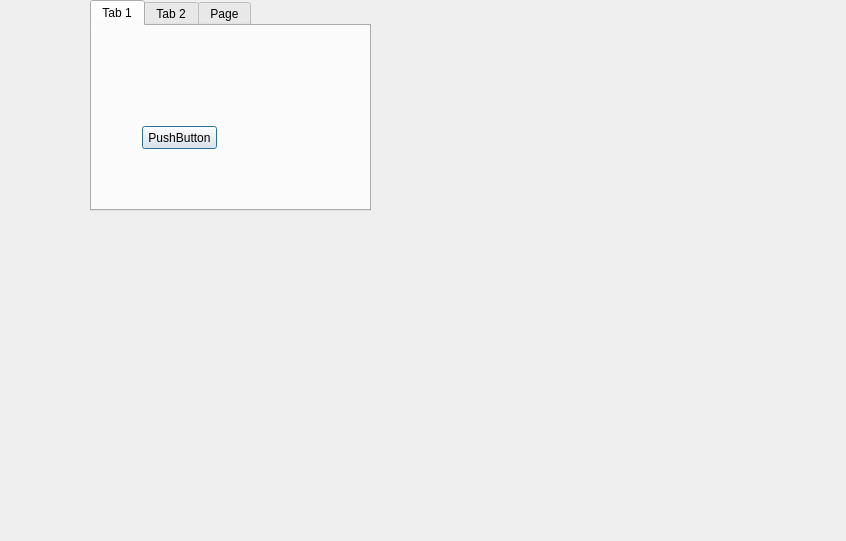
<?xml version="1.0" encoding="UTF-8"?>
<ui version="4.0">
 <class>XMB</class>
 <widget class="QDialog" name="XMB">
  <property name="geometry">
   <rect>
    <x>0</x>
    <y>0</y>
    <width>846</width>
    <height>541</height>
   </rect>
  </property>
  <property name="windowTitle">
   <string>Dialog</string>
  </property>
  <widget class="QTabWidget" name="tabWidget">
   <property name="geometry">
    <rect>
     <x>90</x>
     <y>0</y>
     <width>281</width>
     <height>211</height>
    </rect>
   </property>
   <property name="currentIndex">
    <number>0</number>
   </property>
   <widget class="QWidget" name="tab">
    <attribute name="title">
     <string>Tab 1</string>
    </attribute>
    <widget class="QPushButton" name="pushButton">
     <property name="geometry">
      <rect>
       <x>50</x>
       <y>100</y>
       <width>75</width>
       <height>23</height>
      </rect>
     </property>
     <property name="text">
      <string>PushButton</string>
     </property>
    </widget>
   </widget>
   <widget class="QWidget" name="tab_2">
    <attribute name="title">
     <string>Tab 2</string>
    </attribute>
   </widget>
   <widget class="QWidget" name="tab_3">
    <attribute name="title">
     <string>Page</string>
    </attribute>
   </widget>
  </widget>
 </widget>
 <resources/>
 <connections/>
</ui>
